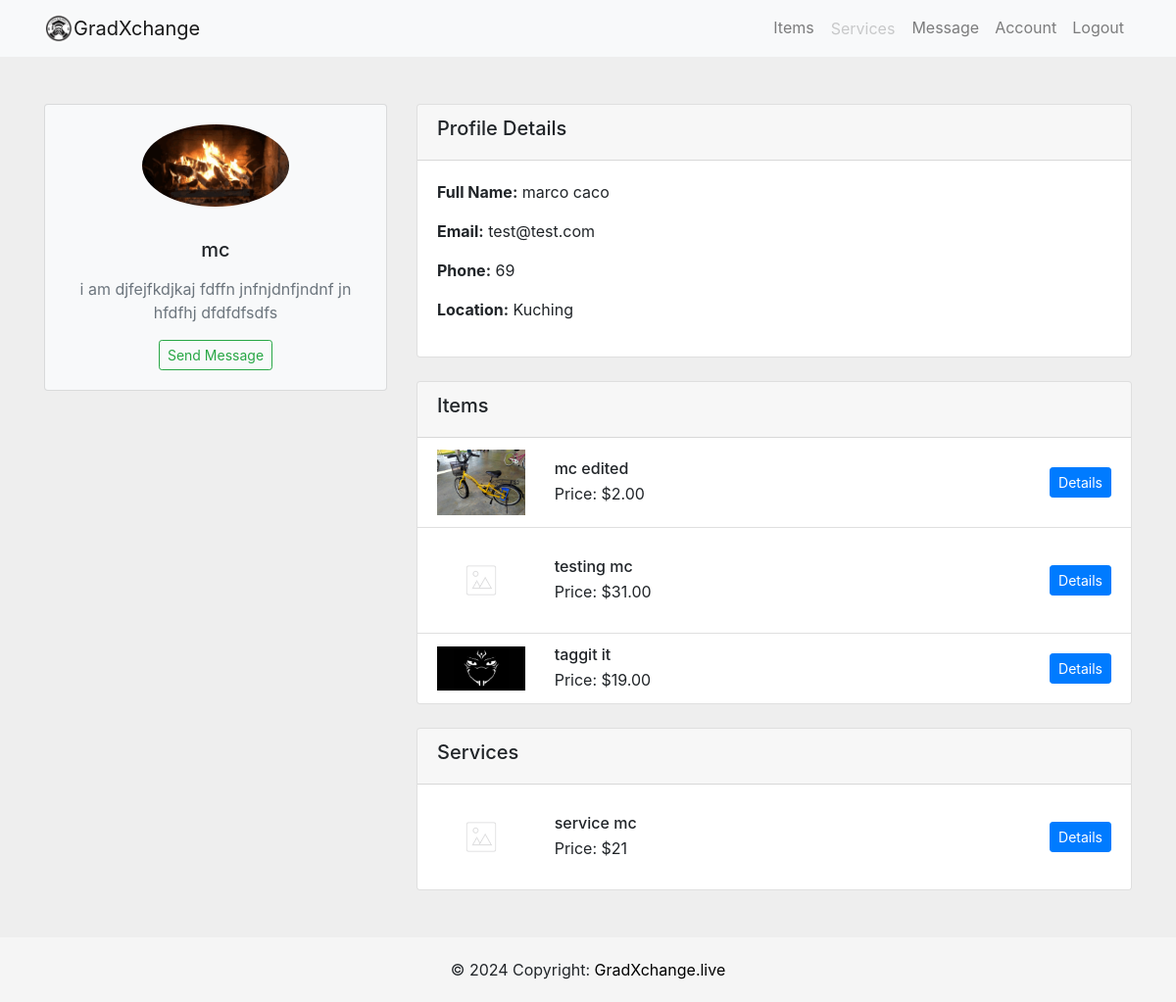
Before: /account/mc/ (signed in) with the older database file.
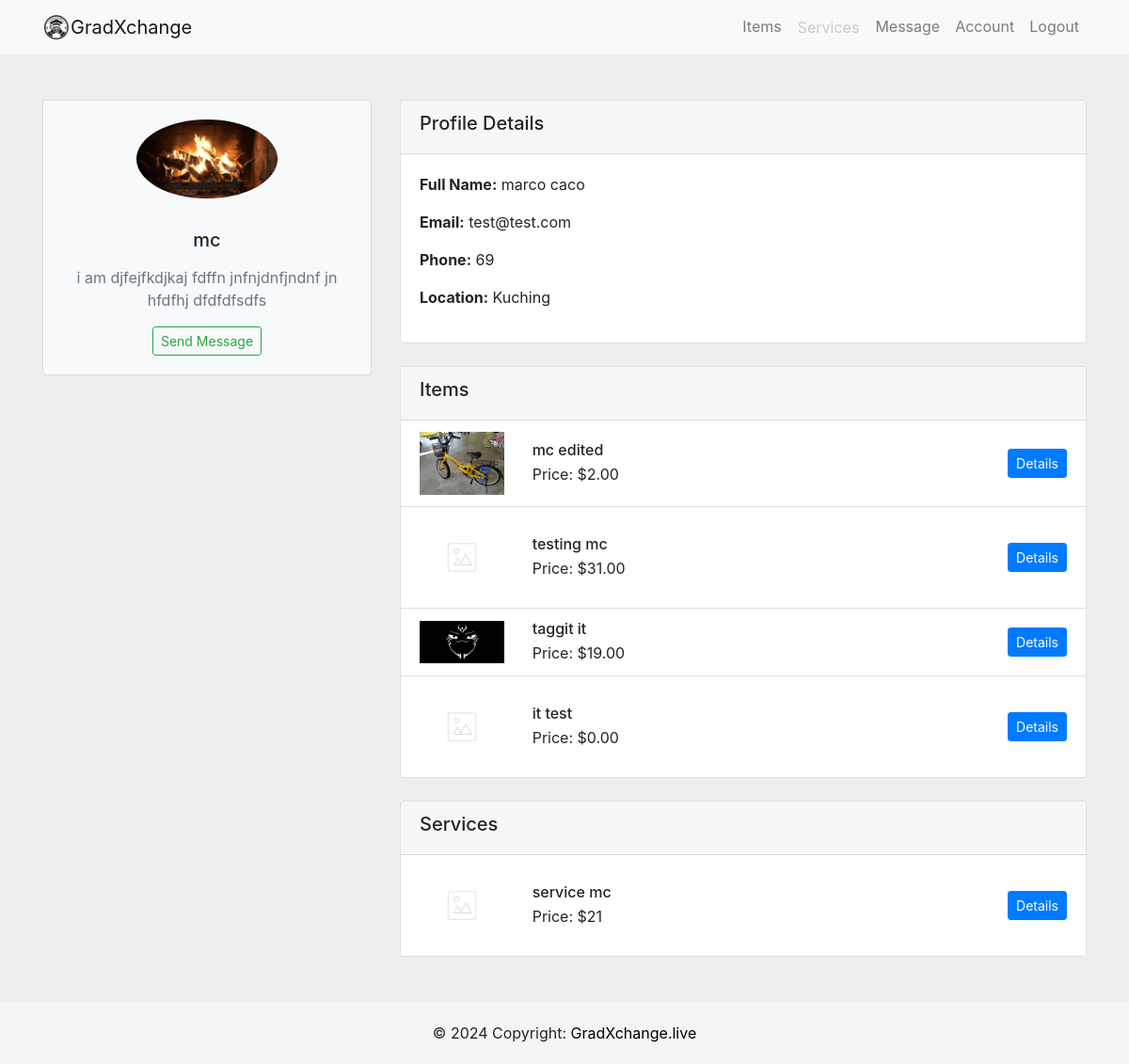
After: the same page with the newer database file.
### users/models.py (models this page shows, shortened)
class Profile(models.Model):
    user = models.OneToOneField(User, on_delete=models.CASCADE)
    image = models.ImageField(default='profilepic.jpg', upload_to='profile_picture')
    location =models.CharField(max_length=100)
    about_me = models.CharField(max_length=200, null=True, blank=True)
    phone_regex = RegexValidator(
        regex=r'^\+?60?\d{9,10}$',
        message="Phone number must be entered in the format: '+60123456789'. Up to 10 digits allowed."
    )
    phone = models.CharField(validators=[phone_regex], max_length=17, blank=True)  # Optional: adjust max_length as needed

### item/models.py (models this page shows, shortened)
class Item(models.Model):
    tags = TaggableManager()
    item_name = models.CharField(max_length=200)
    item_desc = models.CharField(max_length=200)
    item_detail = models.CharField(max_length=2000)
    item_price = models.DecimalField(max_digits=10, decimal_places=2, validators=[MinValueValidator(Decimal('0.01'))])
    item_image = models.ImageField(upload_to='images_item', default="notfound.png")
    created =  models.DateTimeField(auto_now_add=True)
    user_name = models.ForeignKey(User, on_delete=models.CASCADE,default=1)
    liked_by = models.ManyToManyField(settings.AUTH_USER_MODEL, related_name='item_liked',blank= True)

### service/models.py (models this page shows, shortened)
class Service(models.Model):
    service_name = models.CharField(max_length=200)
    service_desc = models.CharField(max_length=200)
    service_price = models.IntegerField()
    service_image = models.ImageField(upload_to='images_service', default="notfound.png")
    user_name = models.ForeignKey(User, on_delete=models.CASCADE,default=1)

### users/views.py (the view)
# urls.py: path('account/<str:username>/',user_views.accountPage, name='account'),
@login_required
def accountPage(request,username):
    user = get_object_or_404(User, username= username)
    user_items = Item.objects.filter(user_name= user)  # Query items belonging to the logged-in user
    user_services = Service.objects.filter(user_name= user)
    profile = get_object_or_404(Profile, user=user)
    is_own_account = request.user == user
    context = {
        'user':user,
        'user_items':user_items,
        'user_services':user_services,
        'is_own_account': is_own_account,  # Pass the flag to the template
        'profile_id': profile.id,  # Add the profile ID to the context
    }
    return render(request,'users/account.html', context)

### users/templates/users/account.html (shortened to what this page needs)
{% extends 'users/base.html' %}
{% load static %}
{% block body %}
<section style="background-color: #eee;">
    <div class="container py-5">
        <div class="row justify-content-center">
            <div class="col-12 col-sm-8 col-md-6 col-lg-4">
                <div class="card mb-4 bg-light">
                    <div class="card-body text-center">
                        <img src="{{ user.profile.image.url }}" class="img-fluid rounded-circle mb-3" width="150"
                            height="150" alt="Profile Picture">
                        <h5 class="my-3">{{ user.username }}</h5>
                        <p class="text-muted">{{ user.profile.about_me }}</p>
                        {% if is_own_account %}
                        <a href="{% url 'edit_about' %}" class="btn btn-primary btn-sm">Edit About Me</a>
                        {% else %}
                        <a href="{% url 'create_message' profile_id %}" class="btn btn-outline-success btn-sm">Send
                            Message</a>
                        {% endif %}
                    </div>
                </div>
            </div>
            <div class="col-md-8">
                <div class="card mb-4">
                    <div class="card-header">
                        <h5>Profile Details</h5>
                    </div>
                    <div class="card-body">
                        <p><strong>Full Name:</strong> {{ user.first_name }} {{ user.last_name }}</p>
                        <p><strong>Email:</strong> {{ user.email }}</p>
                        <p><strong>Phone:</strong> {{ user.profile.phone }}</p>
                        <p><strong>Location:</strong> {{ user.profile.location }}</p>
                    </div>
                </div>
                <div class="card mb-4">
                    <div class="card-header">
                        <h5>Items</h5>
                    </div>
                    <ul class="list-group list-group-flush">
                        {% for item in user_items %}
                        <li class="list-group-item">
                            <div class="row align-items-center">
                                <div class="col-md-2">
                                    <img src="{{ item.item_image.url }}" class="img-fluid" alt="{{ item.item_name }}">
                                </div>
                                <div class="col-md-6">
                                    <h6 class="mb-1">{{ item.item_name }}</h6>
                                    <p class="mb-0">Price: ${{ item.item_price }}</p>
                                </div>
                                <div class="col-md-4 text-md-right mt-3 mt-md-0">
                                    <a href="{% url 'item:detail' item.id %}" class="btn btn-primary btn-sm">Details</a>
                                </div>
                            </div>
                        </li>
                        {% empty %}
                        <li class="list-group-item">No item listed.</li>
                        {% endfor %}
                    </ul>
                </div>
                <div class="card ">
                    <div class="card-header">
                        <h5 class="inline-block">Services</h5>
                    </div>
                    <ul class="list-group list-group-flush">
                        {% for service in user_services %}
                        <li class="list-group-item">
                            <div class="row align-items-center">
                                <div class="col-md-2">
                                    <img src="{{ service.service_image.url }}" class="img-fluid"
                                        alt="{{ service.service_name }}">
                                </div>
                                <div class="col-md-6">
                                    <h6 class="mb-1">{{ service.service_name }}</h6>
                                    <p class="mb-0">Price: ${{ service.service_price }}</p>
                                </div>
                                <div class="col-md-4 text-md-right mt-3 mt-md-0">
                                    <a href="{% url 'service:detail' service.id %}"
                                        class="btn btn-primary btn-sm">Details</a>
                                </div>
                            </div>
                        </li>
                        {% empty %}
                        <li class="list-group-item">No service listed.</li>
                        {% endfor %}
                    </ul>
                </div>
            </div>
        </div>
    </div>
</section>
{% endblock %}

### users/templates/users/base.html (shortened to what this page needs)
{% load static %}
<!DOCTYPE html>
<html lang="en">
<head>
    <link rel="stylesheet" href="https://cdn.jsdelivr.net/npm/bootstrap@4.0.0/dist/css/bootstrap.min.css"
>
    <link rel="stylesheet" href="{% static 'css/style.css' %}">
    <link href="https://cdnjs.cloudflare.com/ajax/libs/font-awesome/5.15.1/css/all.min.css" rel="stylesheet">
</head>
<body>
    <nav class="navbar navbar-expand-lg navbar-light bg-light">
        <div class="container">
            <a class="navbar-brand" href="{%url 'home' %}"> <img src="{% static 'pictures/logogxc.jpg' %}" width="30"
                    height="30" class="d-inline-block align-top" style="border-radius: 50%;" alt="">GradXchange </a>
            <div class="collapse navbar-collapse" id="navbarSupportedContent">
                <ul class="navbar-nav ml-auto">
                    <li class="nav-item">
                        <a class="nav-link" href="{% url 'item:index' %}">Items</a>
                    </li>
                    <li class="nav-item ">
                        <a class="nav-link btn disabled" href="{% url 'service:index' %}">Services</a>
                    </li>
                    {% if user.is_authenticated %}
                    <li class="nav-item">
                        <a class="nav-link " href="{% url 'inbox' %}">Message</a>
                    </li>
                    <li class="nav-item">
                        <a class="nav-link" href="{% url 'account' request.user.username %}">Account</a>
                    </li>
                    <li class="nav-item">
                        <a href="#" class="nav-link"
                            onclick="document.getElementById('logout-form').submit(); return false;">Logout</a>
                    </li>
                    {% else %}
                    <li class="nav-item">
                        <a class="nav-link" href="{% url 'login' %}">Login</a>
                    </li>
                    {% endif %}
                </ul>
            </div>
    </nav>
    {% block body %}
    {% endblock %}
    <footer class="footer">
        <div class="text-center p-3">
            © 2024 Copyright:
            <a class="text-body" href="#" style="color: black;">GradXchange.live</a>
        </div>
    </footer>
</body>
</html>

### static/css/style.css (style rules this page uses)
html, body { height: 100%; margin: 0; padding: 0; }
body { display: flex; flex-direction: column; }
.footer { background-color: whitesmoke; text-align: center; padding: 5px 0; margin-top: auto; }

Changed rows visible on the page:
added Item: item_image (picture), item_name "it test", item_price "0.00"
